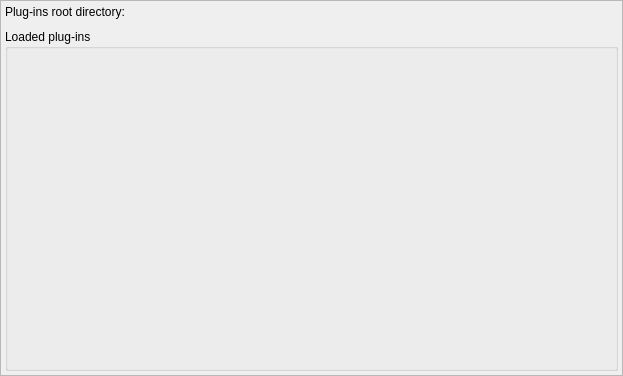
<?xml version="1.0" encoding="UTF-8"?>
<ui version="4.0">
 <class>PluginsConfigWidget</class>
 <widget class="QWidget" name="PluginsConfigWidget">
  <property name="geometry">
   <rect>
    <x>0</x>
    <y>0</y>
    <width>623</width>
    <height>376</height>
   </rect>
  </property>
  <property name="windowTitle">
   <string>Form</string>
  </property>
  <layout class="QGridLayout" name="gridLayout">
   <property name="leftMargin">
    <number>0</number>
   </property>
   <property name="topMargin">
    <number>0</number>
   </property>
   <property name="rightMargin">
    <number>0</number>
   </property>
   <property name="bottomMargin">
    <number>0</number>
   </property>
   <property name="spacing">
    <number>10</number>
   </property>
   <item row="0" column="0">
    <widget class="QFrame" name="frame">
     <property name="frameShape">
      <enum>QFrame::StyledPanel</enum>
     </property>
     <property name="frameShadow">
      <enum>QFrame::Raised</enum>
     </property>
     <layout class="QVBoxLayout" name="verticalLayout_2">
      <property name="leftMargin">
       <number>4</number>
      </property>
      <property name="topMargin">
       <number>4</number>
      </property>
      <property name="rightMargin">
       <number>4</number>
      </property>
      <property name="bottomMargin">
       <number>4</number>
      </property>
      <item>
       <layout class="QVBoxLayout" name="plugins_layout">
        <property name="spacing">
         <number>10</number>
        </property>
        <property name="leftMargin">
         <number>0</number>
        </property>
        <property name="topMargin">
         <number>0</number>
        </property>
        <property name="rightMargin">
         <number>0</number>
        </property>
        <property name="bottomMargin">
         <number>0</number>
        </property>
        <item>
         <widget class="QLabel" name="root_dir_lbl">
          <property name="sizePolicy">
           <sizepolicy hsizetype="Preferred" vsizetype="Fixed">
            <horstretch>0</horstretch>
            <verstretch>0</verstretch>
           </sizepolicy>
          </property>
          <property name="text">
           <string>Plug-ins root directory:</string>
          </property>
         </widget>
        </item>
        <item>
         <widget class="QGroupBox" name="loaded_plugins_gb">
          <property name="sizePolicy">
           <sizepolicy hsizetype="Preferred" vsizetype="Expanding">
            <horstretch>0</horstretch>
            <verstretch>0</verstretch>
           </sizepolicy>
          </property>
          <property name="title">
           <string>Loaded plug-ins</string>
          </property>
         </widget>
        </item>
       </layout>
      </item>
     </layout>
    </widget>
   </item>
  </layout>
 </widget>
 <resources/>
 <connections/>
</ui>
